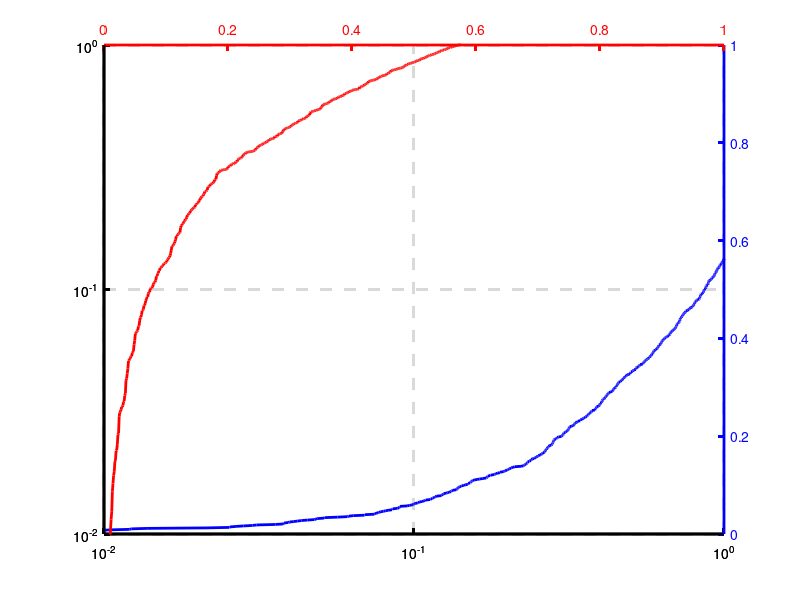

Recreate this plot in MATLAB.
% Multiple axes example
close all, clear all

n=1000;
x=abs(randn(n,2)).*(ones(n,2)+5*(rand(n,2)>0.8));
prob=((0:n-1)+1/2)/n;
xlowlimit=0.01;
xhilimit=1;
ylowlimit=0.01;
yhilimit=1;
axlinewidth=2;
hs1 = scatter(x(:,1),x(:,2),100,'k','.');
ax1 = gca;
set(ax1,'XColor','k','YColor','k',...
    'XLim',[xlowlimit xhilimit],'YLim',[ylowlimit yhilimit],...
    'XGrid','on','YGrid','on','LineWidth',axlinewidth,'GridLineStyle','--',...
    'XScale','log','Yscale','log')
ax2 = axes('Position',get(ax1,'Position'),...
           'XAxisLocation','bottom',...
           'YAxisLocation','right',...
           'Color','none',...
           'XColor','k','YColor','b',...
           'XLim',[xlowlimit xhilimit],'Xscale','log',...
           'YLim',[0 1],'Linewidth',axlinewidth);
line(sort(x(:,1)),prob,'color','b','linewidth',2)
ax3 = axes('Position',get(ax1,'Position'),...
           'XAxisLocation','top',...
           'YAxisLocation','left',...
           'Color','none',...
           'XColor','r','YColor','k',...
           'Yscale','log',...
           'XLim',[0 1],'YLim',[ylowlimit yhilimit],'Linewidth',axlinewidth);
line(prob,sort(x(:,2)),'color','r','linewidth',2)
print -depsc MultiAxesExample.eps
